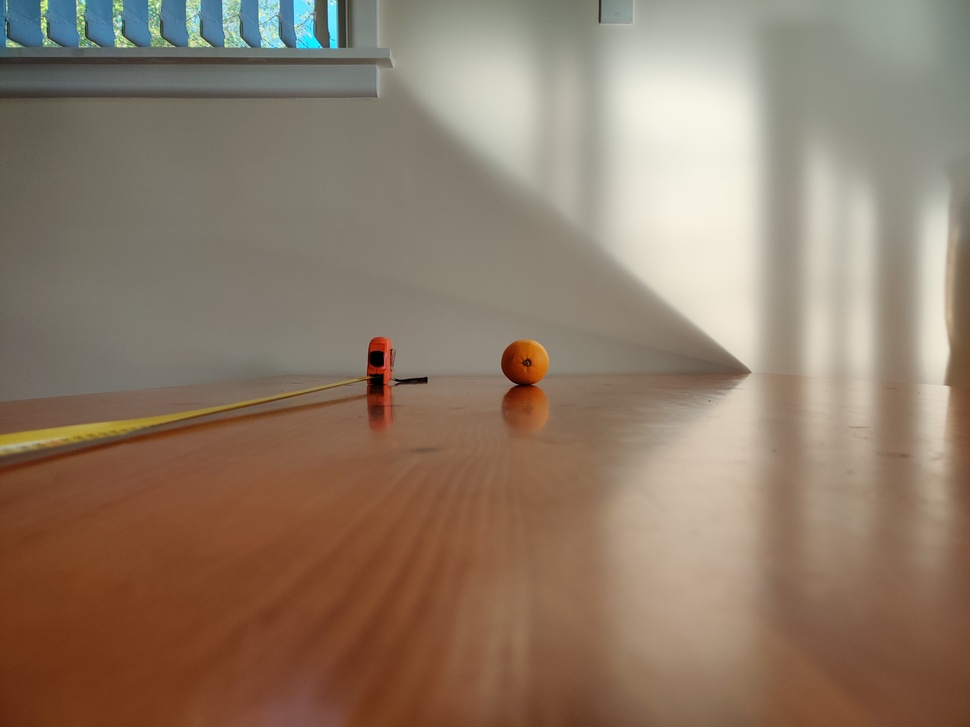
#> input picture image-processing/stereo-vision/stereo-vision-v1/orange_left.jpg, 970 x 727 px, shrunk from 4000 x 3000 before the run
$ python r1.py
#> lines starting #> are read from the running program, lines starting #| are printed output that depends on the picture
import cv2
import math
import numpy as np

def calculate_distance(img_width_L, img_width_R, obj_pos_L, obj_pos_R, fov_degrees, baseline):
    # Convert FOV from degrees to radians
    fov_rad = math.radians(fov_degrees)

    # Calculate angle per pixel for each image
    angle_per_pixel_L = fov_rad / img_width_L
    angle_per_pixel_R = fov_rad / img_width_R

    # Calculate horizontal displacement from center for each object
    x_center_L = img_width_L / 2
    x_center_R = img_width_R / 2

    # Left camera: displacement from center (positive if object is to the right)
    delta_x_L = obj_pos_L[0] - x_center_L

    # Right camera: displacement from center (positive if object is to the left)
    delta_x_R = x_center_R - obj_pos_R[0]  # Corrected sign

    # Calculate angles for each camera (in radians)
    theta_L = delta_x_L * angle_per_pixel_L
    theta_R = delta_x_R * angle_per_pixel_R

    # Calculate distance using triangulation formula
    distance = baseline / (math.tan(theta_L) + math.tan(theta_R))

    return distance

# Example usage:
# Load images
imgL = cv2.imread('orange_left.jpg')
#> imgL is the input picture: shape (727, 970, 3); mean B, G, R 104.8, 123.2, 142.5
imgR = cv2.imread('orange_right.jpg')
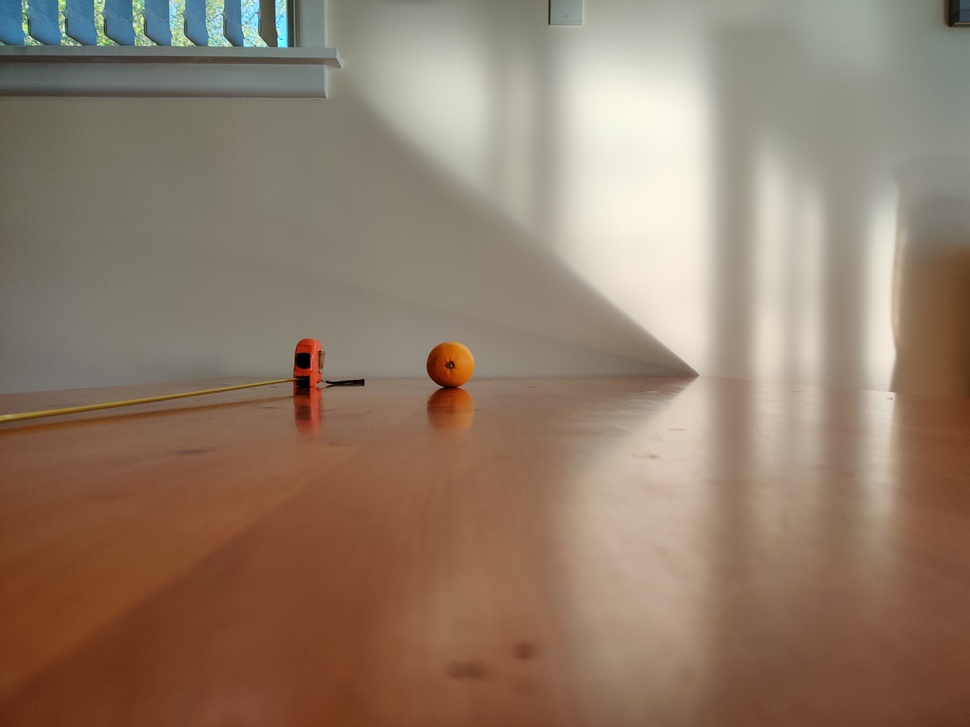
#> input picture image-processing/stereo-vision/stereo-vision-v1/orange_right.jpg, 970 x 727 px, shrunk from 4000 x 3000 before the run
#> imgR is the input picture: shape (727, 970, 3); mean B, G, R 106.3, 124.3, 144.9

# Convert to grayscale
grayL = cv2.cvtColor(imgL, cv2.COLOR_BGR2GRAY)
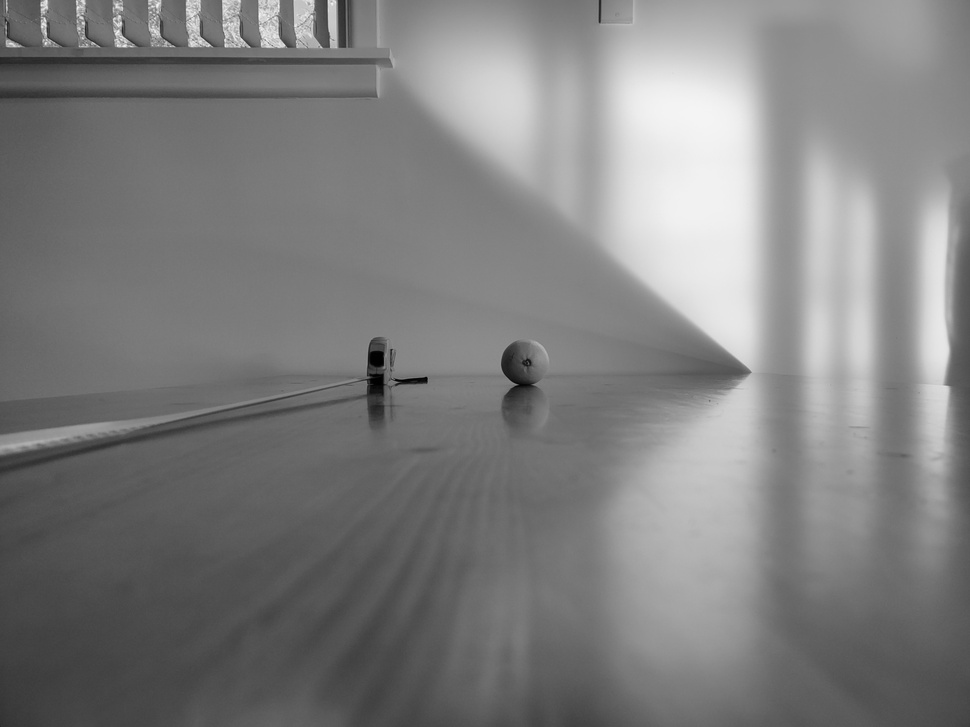
#> grayL: shape (727, 970); min 0, max 245, mean 126.9
grayR = cv2.cvtColor(imgR, cv2.COLOR_BGR2GRAY)
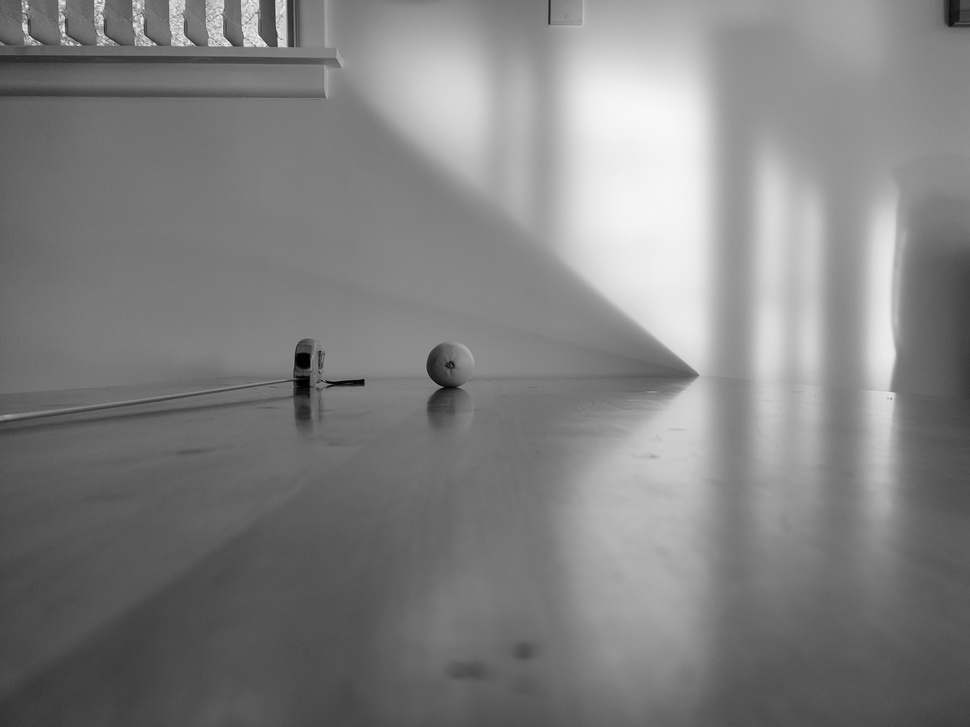
#> grayR: shape (727, 970); min 0, max 248, mean 128.4

# Detect circles using Hough Circle Transform
def detect_circle(image):
    circles = cv2.HoughCircles(image, cv2.HOUGH_GRADIENT, dp=1, minDist=20,
                               param1=50, param2=30, minRadius=10, maxRadius=100)
#> circles = 24 rows, first 8: [523.5, 363.5, 23], [252.5, 30.5, 29.7], [229.5, 3.5, 43.8], [211.5, 20.5, 23], [267.5, 1.5, 46.3], [135.5, 24.5, 23], [195.5, 3.5, 44.1], [290.5, 19.5, 25.2]
    if circles is not None:
        circles = np.uint16(np.around(circles))
#> circles = 24 rows, first 8: [524, 364, 23], [252, 30, 30], [230, 4, 44], [212, 20, 23], [268, 2, 46], [136, 24, 23], [196, 4, 44], [290, 20, 25]
        return (circles[0, 0][0], circles[0, 0][1])
    else:
        raise ValueError("No circles detected")

try:
    circleL = detect_circle(grayL)
#> circleL = (524, 364)
    circleR = detect_circle(grayR)
#> in detect_circle (call 2), `circles = cv2.HoughCircles(image, cv2.HOUGH_GRADIENT, dp=1, minDist=20..`: circles = 18 rows, first 8: [447.5, 364.5, 21.6], [203.5, 21.5, 23], [232.5, 21.5, 25.2], [80.5, 22.5, 22.9], [271.5, 18.5, 27.5], [157.5, 18.5, 26.6], [121.5, 20.5, 25.8], [219.5, 3.5, 42.7]
#> in detect_circle (call 2), `circles = np.uint16(np.around(circles))`: circles = 18 rows, first 8: [448, 364, 22], [204, 22, 23], [232, 22, 25], [80, 22, 23], [272, 18, 28], [158, 18, 27], [122, 20, 26], [220, 4, 43]
#> circleR = (448, 364)

    # Assuming both images have the same width and FOV
    img_width = grayL.shape[1]
#> img_width = 970
    fov = 60  # Example FOV in degrees
    baseline = 0.1  # Example baseline in meters (adjust according to your setup)

    distance = calculate_distance(img_width, img_width, circleL, circleR, fov, baseline)
#> in calculate_distance, `delta_x_L = obj_pos_L[0] - x_center_L`: delta_x_L = 39
#> in calculate_distance, `delta_x_R = x_center_R - obj_pos_R[0]`: delta_x_R = 37
#> in calculate_distance, `theta_L = delta_x_L * angle_per_pixel_L`: theta_L = 0.0421
#> in calculate_distance, `theta_R = delta_x_R * angle_per_pixel_R`: theta_R = 0.0399
#> in calculate_distance, `distance = baseline / (math.tan(theta_L) + math.tan(theta_R))`: distance = 1.22
#> distance = 1.22
    print(f"Distance to object: {distance:.2f} meters")
#| Distance to object: 1.22 meters
except ValueError as e:
    print(e)
